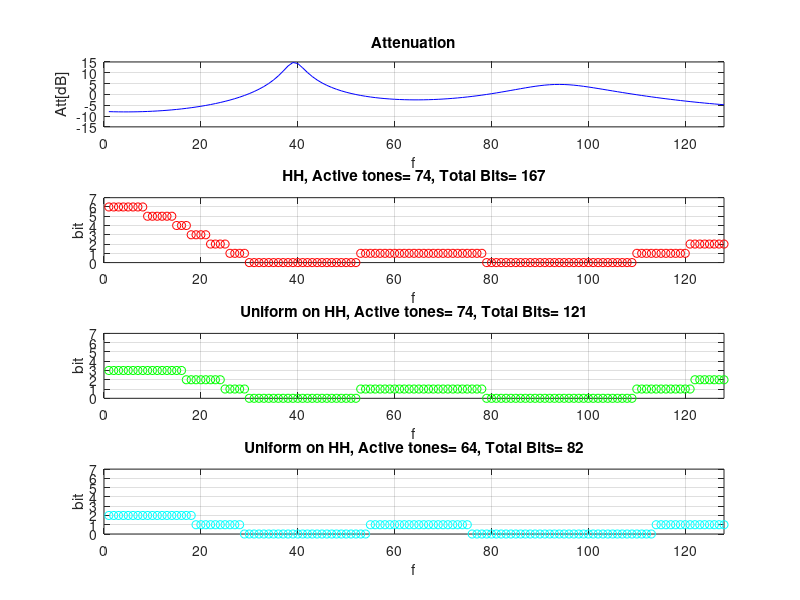

Recreate this plot in MATLAB.
%% Mahyar Onsori 309823
clc;
clear all;
close all;
%% Parameters
Delta=1;
N=128;
a1=1;a2=0.5;a3=0.9;a4=0.3;
A1=rand*a1*(2*(randi(2,1,1)-1)-1);A2=rand*a2*(2*(randi(2,1,1)-1)-1);A3=rand*a3*(2*(randi(2,1,1)-1)-1);A4=rand*a4*(2*(randi(2,1,1)-1)-1);
B1=sqrt(a1^2-A1^2);B2=sqrt(a2^2-A2^2);B3=sqrt(a3^2-A3^2);B4=sqrt(a4^2-A4^2);
C1=complex(A1,B1);C2=complex(A2,B2);C3=complex(A3,B3);C4=complex(A4,B4);
D1=1;D2=1.01;D3=1.015;D4=1.02;
%% Attenuation Profile
for f=1:128
    H(f)=C1*exp(-i*2*pi*f*D1)+C2*exp(-i*2*pi*f*D2)+C3*exp(-i*2*pi*f*D3)+C4*exp(-i*2*pi*f*D4);
    Att(f)=1/(abs(H(f))^2);
end
fplot=1:128;
Attdb=10*log10(Att);
figure,subplot(4,1,1),plot(fplot,Attdb,'b');
title('Attenuation')
xlabel('f');
ylabel('Att[dB]');
Maxatt=max(Attdb);
Minatt=min(Attdb);
Maxattplot=max(Maxatt,abs(Minatt));
maxplotdb=Maxattplot-mod(Maxattplot,5)+5;
minplotdb=-maxplotdb;
axis([0 128 minplotdb maxplotdb])
grid on
%% Hartogs Hughes Algorithm
PTx=median(Att)*N;
PTx2=PTx;
[Sorted,Indices]=sort(Att);
Combined=[];
K=20;
for i=1:K
    Combined=[Combined,i*Sorted];
end
[SortedCombined,IndicesCombined]=sort(Combined);
Tones=zeros(1,N);
for i=1:N*K
    if PTx-sum(SortedCombined(1:i))<0
        Stop=i;
        break;
    end
end
for i=1:Stop-1
        PTx=PTx-SortedCombined(i);
        if(mod(IndicesCombined(i),128)~=0)
            Tones(Indices(mod(IndicesCombined(i),128)))=Tones(Indices(mod(IndicesCombined(i),128)))+1;
        else
            Tones(Indices(128))=Tones(Indices(128))+1;
        end
        if (PTx<0)
            break;
        end
end
NumActiveTones=0;
ActiveTones=zeros(1,128);
TotalBits=0;
for i=1:N
    if Tones(i)>0
        NumActiveTones=NumActiveTones+1;
        TotalBits=Tones(i)+TotalBits;
        ActiveTones(i)=1;
    end
end
subplot(4,1,2),plot(fplot,Tones,'ro');
title(['HH, Active tones= ',num2str(NumActiveTones),', Total Bits= ',num2str(TotalBits)]);
xlabel('f');
ylabel('bit');
grid on
Max=max(Tones);
axis([0 128 0 Max+1])
%% Uniform on Active Tones
PTxmean=(PTx2/NumActiveTones)*ActiveTones;
Tones2=zeros(1,N);
for i=1:N
    j=1;
    while(PTxmean(i)>0)
        PTxmean(i)=PTxmean(i)-j*Att(i);
        Tones2(i)=Tones2(i)+1;
        j=j+1;
    end
    if PTxmean(i)<0
        Tones2(i)=Tones2(i)-1;
    end
end
NumActiveTones2=0;
ActiveTones2=zeros(1,128);
TotalBits2=0;
for i=1:N
    if Tones2(i)>0
        NumActiveTones2=NumActiveTones2+1;
        TotalBits2=Tones2(i)+TotalBits2;
        ActiveTones2(i)=1;
    end
end
subplot(4,1,3),plot(fplot,Tones2,'go');
title(['Uniform on HH, Active tones= ',num2str(NumActiveTones2),', Total Bits= ',num2str(TotalBits2)]);
xlabel('f');
ylabel('bit');
axis([0 128 0 Max+1])
grid on
%% Uniform on All Tones
PTxmean2=(PTx2/N)*ones(1,N);
Tones3=zeros(1,N);
for i=1:N
    j=1;
    while(PTxmean2(i)>0)
        PTxmean2(i)=PTxmean2(i)-j*Att(i);
        Tones3(i)=Tones3(i)+1;
        j=j+1;
    end
    if PTxmean2(i)<0
        Tones3(i)=Tones3(i)-1;
    end
end
NumActiveTones3=0;
ActiveTones3=zeros(1,128);
TotalBits3=0;
for i=1:N
    if Tones3(i)>0
        NumActiveTones3=NumActiveTones3+1;
        TotalBits3=Tones3(i)+TotalBits3;
        ActiveTones3(i)=1;
    end
end
subplot(4,1,4),plot(fplot,Tones3,'co');
title(['Uniform on HH, Active tones= ',num2str(NumActiveTones3),', Total Bits= ',num2str(TotalBits3)]);
xlabel('f');
ylabel('bit');
grid on
axis([0 128 0 Max+1])
